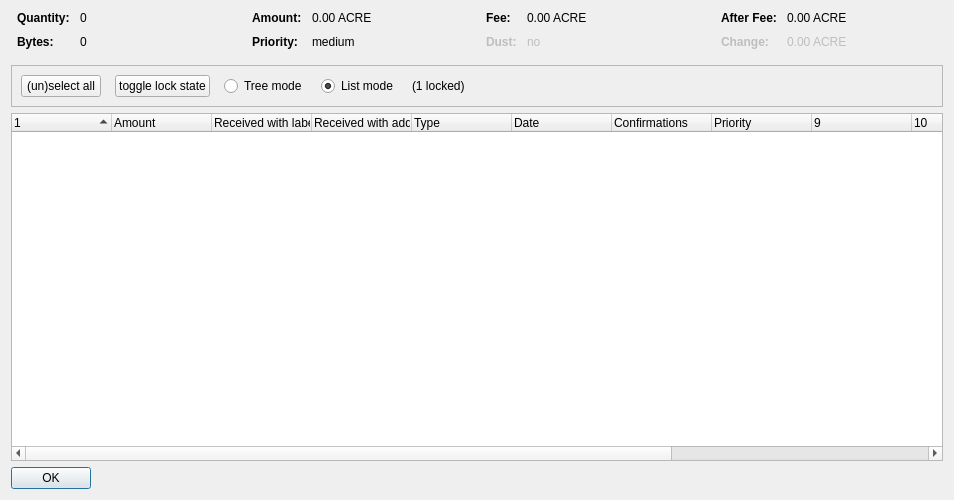
<?xml version="1.0" encoding="UTF-8"?>
<ui version="4.0">
 <class>CoinControlDialog</class>
 <widget class="QDialog" name="CoinControlDialog">
  <property name="geometry">
   <rect>
    <x>0</x>
    <y>0</y>
    <width>954</width>
    <height>500</height>
   </rect>
  </property>
  <property name="windowTitle">
   <string>Coin Selection</string>
  </property>
  <layout class="QVBoxLayout" name="verticalLayout">
   <item>
    <layout class="QHBoxLayout" name="horizontalLayoutTop" stretch="0,0,0,0">
     <property name="topMargin">
      <number>0</number>
     </property>
     <property name="bottomMargin">
      <number>10</number>
     </property>
     <item>
      <layout class="QFormLayout" name="formLayoutCoinControl1">
       <property name="horizontalSpacing">
        <number>10</number>
       </property>
       <property name="verticalSpacing">
        <number>10</number>
       </property>
       <property name="leftMargin">
        <number>6</number>
       </property>
       <property name="rightMargin">
        <number>6</number>
       </property>
       <item row="0" column="0">
        <widget class="QLabel" name="labelCoinControlQuantityText">
         <property name="font">
          <font>
           <weight>75</weight>
           <bold>true</bold>
          </font>
         </property>
         <property name="text">
          <string>Quantity:</string>
         </property>
        </widget>
       </item>
       <item row="0" column="1">
        <widget class="QLabel" name="labelCoinControlQuantity">
         <property name="cursor">
          <cursorShape>IBeamCursor</cursorShape>
         </property>
         <property name="contextMenuPolicy">
          <enum>Qt::ActionsContextMenu</enum>
         </property>
         <property name="text">
          <string notr="true">0</string>
         </property>
         <property name="textInteractionFlags">
          <set>Qt::LinksAccessibleByMouse|Qt::TextSelectableByKeyboard|Qt::TextSelectableByMouse</set>
         </property>
        </widget>
       </item>
       <item row="1" column="0">
        <widget class="QLabel" name="labelCoinControlBytesText">
         <property name="font">
          <font>
           <weight>75</weight>
           <bold>true</bold>
          </font>
         </property>
         <property name="text">
          <string>Bytes:</string>
         </property>
        </widget>
       </item>
       <item row="1" column="1">
        <widget class="QLabel" name="labelCoinControlBytes">
         <property name="cursor">
          <cursorShape>IBeamCursor</cursorShape>
         </property>
         <property name="contextMenuPolicy">
          <enum>Qt::ActionsContextMenu</enum>
         </property>
         <property name="text">
          <string notr="true">0</string>
         </property>
         <property name="textInteractionFlags">
          <set>Qt::LinksAccessibleByMouse|Qt::TextSelectableByKeyboard|Qt::TextSelectableByMouse</set>
         </property>
        </widget>
       </item>
      </layout>
     </item>
     <item>
      <layout class="QFormLayout" name="formLayoutCoinControl2">
       <property name="horizontalSpacing">
        <number>10</number>
       </property>
       <property name="verticalSpacing">
        <number>10</number>
       </property>
       <property name="leftMargin">
        <number>6</number>
       </property>
       <property name="rightMargin">
        <number>6</number>
       </property>
       <item row="0" column="0">
        <widget class="QLabel" name="labelCoinControlAmountText">
         <property name="font">
          <font>
           <weight>75</weight>
           <bold>true</bold>
          </font>
         </property>
         <property name="text">
          <string>Amount:</string>
         </property>
        </widget>
       </item>
       <item row="0" column="1">
        <widget class="QLabel" name="labelCoinControlAmount">
         <property name="cursor">
          <cursorShape>IBeamCursor</cursorShape>
         </property>
         <property name="contextMenuPolicy">
          <enum>Qt::ActionsContextMenu</enum>
         </property>
         <property name="text">
          <string notr="true">0.00 ACRE</string>
         </property>
         <property name="textInteractionFlags">
          <set>Qt::LinksAccessibleByMouse|Qt::TextSelectableByKeyboard|Qt::TextSelectableByMouse</set>
         </property>
        </widget>
       </item>
       <item row="1" column="0">
        <widget class="QLabel" name="labelCoinControlPriorityText">
         <property name="font">
          <font>
           <weight>75</weight>
           <bold>true</bold>
          </font>
         </property>
         <property name="text">
          <string>Priority:</string>
         </property>
        </widget>
       </item>
       <item row="1" column="1">
        <widget class="QLabel" name="labelCoinControlPriority">
         <property name="cursor">
          <cursorShape>IBeamCursor</cursorShape>
         </property>
         <property name="contextMenuPolicy">
          <enum>Qt::ActionsContextMenu</enum>
         </property>
         <property name="text">
          <string>medium</string>
         </property>
         <property name="textInteractionFlags">
          <set>Qt::LinksAccessibleByMouse|Qt::TextSelectableByKeyboard|Qt::TextSelectableByMouse</set>
         </property>
        </widget>
       </item>
      </layout>
     </item>
     <item>
      <layout class="QFormLayout" name="formLayoutCoinControl3">
       <property name="horizontalSpacing">
        <number>10</number>
       </property>
       <property name="verticalSpacing">
        <number>10</number>
       </property>
       <property name="leftMargin">
        <number>6</number>
       </property>
       <property name="rightMargin">
        <number>6</number>
       </property>
       <item row="0" column="0">
        <widget class="QLabel" name="labelCoinControlFeeText">
         <property name="font">
          <font>
           <weight>75</weight>
           <bold>true</bold>
          </font>
         </property>
         <property name="text">
          <string>Fee:</string>
         </property>
        </widget>
       </item>
       <item row="0" column="1">
        <widget class="QLabel" name="labelCoinControlFee">
         <property name="cursor">
          <cursorShape>IBeamCursor</cursorShape>
         </property>
         <property name="contextMenuPolicy">
          <enum>Qt::ActionsContextMenu</enum>
         </property>
         <property name="text">
          <string notr="true">0.00 ACRE</string>
         </property>
         <property name="textInteractionFlags">
          <set>Qt::LinksAccessibleByMouse|Qt::TextSelectableByKeyboard|Qt::TextSelectableByMouse</set>
         </property>
        </widget>
       </item>
       <item row="1" column="0">
        <widget class="QLabel" name="labelCoinControlLowOutputText">
         <property name="enabled">
          <bool>false</bool>
         </property>
         <property name="font">
          <font>
           <weight>75</weight>
           <bold>true</bold>
          </font>
         </property>
         <property name="text">
          <string>Dust:</string>
         </property>
        </widget>
       </item>
       <item row="1" column="1">
        <widget class="QLabel" name="labelCoinControlLowOutput">
         <property name="enabled">
          <bool>false</bool>
         </property>
         <property name="cursor">
          <cursorShape>IBeamCursor</cursorShape>
         </property>
         <property name="contextMenuPolicy">
          <enum>Qt::ActionsContextMenu</enum>
         </property>
         <property name="text">
          <string>no</string>
         </property>
         <property name="textInteractionFlags">
          <set>Qt::LinksAccessibleByMouse|Qt::TextSelectableByKeyboard|Qt::TextSelectableByMouse</set>
         </property>
        </widget>
       </item>
      </layout>
     </item>
     <item>
      <layout class="QFormLayout" name="formLayoutCoinControl4">
       <property name="horizontalSpacing">
        <number>10</number>
       </property>
       <property name="verticalSpacing">
        <number>10</number>
       </property>
       <property name="leftMargin">
        <number>6</number>
       </property>
       <property name="rightMargin">
        <number>6</number>
       </property>
       <item row="0" column="0">
        <widget class="QLabel" name="labelCoinControlAfterFeeText">
         <property name="font">
          <font>
           <weight>75</weight>
           <bold>true</bold>
          </font>
         </property>
         <property name="text">
          <string>After Fee:</string>
         </property>
        </widget>
       </item>
       <item row="0" column="1">
        <widget class="QLabel" name="labelCoinControlAfterFee">
         <property name="cursor">
          <cursorShape>IBeamCursor</cursorShape>
         </property>
         <property name="contextMenuPolicy">
          <enum>Qt::ActionsContextMenu</enum>
         </property>
         <property name="text">
          <string notr="true">0.00 ACRE</string>
         </property>
         <property name="textInteractionFlags">
          <set>Qt::LinksAccessibleByMouse|Qt::TextSelectableByKeyboard|Qt::TextSelectableByMouse</set>
         </property>
        </widget>
       </item>
       <item row="1" column="0">
        <widget class="QLabel" name="labelCoinControlChangeText">
         <property name="enabled">
          <bool>false</bool>
         </property>
         <property name="font">
          <font>
           <weight>75</weight>
           <bold>true</bold>
          </font>
         </property>
         <property name="text">
          <string>Change:</string>
         </property>
        </widget>
       </item>
       <item row="1" column="1">
        <widget class="QLabel" name="labelCoinControlChange">
         <property name="enabled">
          <bool>false</bool>
         </property>
         <property name="cursor">
          <cursorShape>IBeamCursor</cursorShape>
         </property>
         <property name="contextMenuPolicy">
          <enum>Qt::ActionsContextMenu</enum>
         </property>
         <property name="text">
          <string notr="true">0.00 ACRE</string>
         </property>
         <property name="textInteractionFlags">
          <set>Qt::LinksAccessibleByMouse|Qt::TextSelectableByKeyboard|Qt::TextSelectableByMouse</set>
         </property>
        </widget>
       </item>
      </layout>
     </item>
    </layout>
   </item>
   <item>
    <widget class="QFrame" name="frame">
     <property name="minimumSize">
      <size>
       <width>0</width>
       <height>40</height>
      </size>
     </property>
     <property name="frameShape">
      <enum>QFrame::StyledPanel</enum>
     </property>
     <property name="frameShadow">
      <enum>QFrame::Sunken</enum>
     </property>
     <layout class="QHBoxLayout" name="horizontalLayout">
      <item>
       <layout class="QHBoxLayout" name="horizontalLayoutPanel" stretch="0,0,0,0,0,0">
        <property name="spacing">
         <number>14</number>
        </property>
        <item>
         <widget class="QPushButton" name="pushButtonSelectAll">
          <property name="sizePolicy">
           <sizepolicy hsizetype="Maximum" vsizetype="Fixed">
            <horstretch>0</horstretch>
            <verstretch>0</verstretch>
           </sizepolicy>
          </property>
          <property name="text">
           <string>(un)select all</string>
          </property>
          <property name="autoDefault">
           <bool>false</bool>
          </property>
         </widget>
        </item>
        <item>
         <widget class="QPushButton" name="pushButtonToggleLock">
          <property name="sizePolicy">
           <sizepolicy hsizetype="Maximum" vsizetype="Fixed">
            <horstretch>0</horstretch>
            <verstretch>0</verstretch>
           </sizepolicy>
          </property>
          <property name="text">
           <string>toggle lock state</string>
          </property>
          <property name="autoDefault">
           <bool>false</bool>
          </property>
         </widget>
        </item>
        <item>
         <widget class="QRadioButton" name="radioTreeMode">
          <property name="sizePolicy">
           <sizepolicy hsizetype="Maximum" vsizetype="Fixed">
            <horstretch>0</horstretch>
            <verstretch>0</verstretch>
           </sizepolicy>
          </property>
          <property name="text">
           <string>Tree mode</string>
          </property>
         </widget>
        </item>
        <item>
         <widget class="QRadioButton" name="radioListMode">
          <property name="sizePolicy">
           <sizepolicy hsizetype="Maximum" vsizetype="Fixed">
            <horstretch>0</horstretch>
            <verstretch>0</verstretch>
           </sizepolicy>
          </property>
          <property name="text">
           <string>List mode</string>
          </property>
          <property name="checked">
           <bool>true</bool>
          </property>
         </widget>
        </item>
        <item>
         <widget class="QLabel" name="labelLocked">
          <property name="text">
           <string>(1 locked)</string>
          </property>
         </widget>
        </item>
        <item>
         <spacer name="horizontalSpacer">
          <property name="orientation">
           <enum>Qt::Horizontal</enum>
          </property>
          <property name="sizeHint" stdset="0">
           <size>
            <width>40</width>
            <height>20</height>
           </size>
          </property>
         </spacer>
        </item>
       </layout>
      </item>
     </layout>
    </widget>
   </item>
   <item>
    <widget class="CoinControlTreeWidget" name="treeWidget">
     <property name="contextMenuPolicy">
      <enum>Qt::CustomContextMenu</enum>
     </property>
     <property name="sortingEnabled">
      <bool>false</bool>
     </property>
     <property name="columnCount">
      <number>13</number>
     </property>
     <attribute name="headerShowSortIndicator" stdset="0">
      <bool>true</bool>
     </attribute>
     <attribute name="headerStretchLastSection">
      <bool>false</bool>
     </attribute>
     <column>
      <property name="text">
       <string/>
      </property>
     </column>
     <column>
      <property name="text">
       <string>Amount</string>
      </property>
     </column>
     <column>
      <property name="text">
       <string>Received with label</string>
      </property>
     </column>
     <column>
      <property name="text">
       <string>Received with address</string>
      </property>
     </column>
     <column>
      <property name="text">
	<string>Type</string>
      </property>
     </column>
     <column>
      <property name="text">	 
       <string>Date</string>
      </property>
     </column>
     <column>
      <property name="text">
       <string>Confirmations</string>
      </property>
      <property name="toolTip">
       <string>Confirmed</string>
      </property>
     </column>
     <column>
      <property name="text">
       <string>Priority</string>
      </property>
     </column>
     <column>
      <property name="text">
       <string/>
      </property>
     </column>
     <column>
      <property name="text">
       <string/>
      </property>
     </column>
     <column>
      <property name="text">
       <string/>
      </property>
     </column>
     <column>
      <property name="text">
       <string/>
      </property>
     </column>
     <column>
      <property name="text">
       <string/>
      </property>
     </column>
    </widget>
   </item>
   <item>
    <widget class="QDialogButtonBox" name="buttonBox">
     <property name="sizePolicy">
      <sizepolicy hsizetype="Maximum" vsizetype="Fixed">
       <horstretch>0</horstretch>
       <verstretch>0</verstretch>
      </sizepolicy>
     </property>
     <property name="orientation">
      <enum>Qt::Horizontal</enum>
     </property>
     <property name="standardButtons">
      <set>QDialogButtonBox::Ok</set>
     </property>
    </widget>
   </item>
  </layout>
 </widget>
 <customwidgets>
  <customwidget>
   <class>CoinControlTreeWidget</class>
   <extends>QTreeWidget</extends>
   <header>coincontroltreewidget.h</header>
  </customwidget>
 </customwidgets>
 <resources/>
 <connections/>
</ui>
